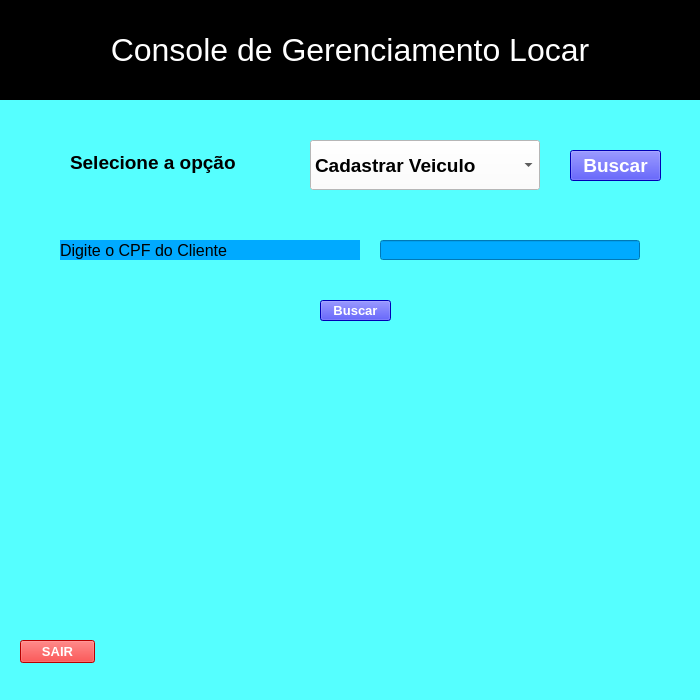
<?xml version="1.0" encoding="UTF-8"?>
<ui version="4.0">
 <class>Locar_Cadastro_Veiculo</class>
 <widget class="QMainWindow" name="Locar_Cadastro_Veiculo">
  <property name="geometry">
   <rect>
    <x>0</x>
    <y>0</y>
    <width>700</width>
    <height>700</height>
   </rect>
  </property>
  <property name="minimumSize">
   <size>
    <width>700</width>
    <height>700</height>
   </size>
  </property>
  <property name="maximumSize">
   <size>
    <width>700</width>
    <height>750</height>
   </size>
  </property>
  <property name="windowTitle">
   <string>Locar</string>
  </property>
  <property name="styleSheet">
   <string notr="true">background-color: rgb(255, 255, 255);
background-color: rgb(85, 255, 255);
</string>
  </property>
  <widget class="QWidget" name="centralwidget">
   <widget class="QLabel" name="subtitulo_console">
    <property name="geometry">
     <rect>
      <x>0</x>
      <y>0</y>
      <width>700</width>
      <height>100</height>
     </rect>
    </property>
    <property name="sizePolicy">
     <sizepolicy hsizetype="Preferred" vsizetype="Preferred">
      <horstretch>0</horstretch>
      <verstretch>0</verstretch>
     </sizepolicy>
    </property>
    <property name="minimumSize">
     <size>
      <width>700</width>
      <height>100</height>
     </size>
    </property>
    <property name="maximumSize">
     <size>
      <width>700</width>
      <height>100</height>
     </size>
    </property>
    <property name="font">
     <font>
      <pointsize>24</pointsize>
     </font>
    </property>
    <property name="styleSheet">
     <string notr="true">background-color: rgb(0, 0, 0);
color: rgb(255, 255, 255);</string>
    </property>
    <property name="lineWidth">
     <number>8</number>
    </property>
    <property name="midLineWidth">
     <number>5</number>
    </property>
    <property name="text">
     <string>Console de Gerenciamento Locar</string>
    </property>
    <property name="textFormat">
     <enum>Qt::PlainText</enum>
    </property>
    <property name="scaledContents">
     <bool>false</bool>
    </property>
    <property name="alignment">
     <set>Qt::AlignCenter</set>
    </property>
   </widget>
   <widget class="QPushButton" name="pushButton">
    <property name="geometry">
     <rect>
      <x>570</x>
      <y>150</y>
      <width>91</width>
      <height>31</height>
     </rect>
    </property>
    <property name="font">
     <font>
      <pointsize>14</pointsize>
      <weight>75</weight>
      <bold>true</bold>
     </font>
    </property>
    <property name="styleSheet">
     <string notr="true">background-color: rgb(0, 0, 255);
color: rgb(255, 255, 255);</string>
    </property>
    <property name="text">
     <string>Buscar</string>
    </property>
   </widget>
   <widget class="QLabel" name="texto_selecione_opcao">
    <property name="geometry">
     <rect>
      <x>70</x>
      <y>140</y>
      <width>180</width>
      <height>45</height>
     </rect>
    </property>
    <property name="minimumSize">
     <size>
      <width>180</width>
      <height>45</height>
     </size>
    </property>
    <property name="maximumSize">
     <size>
      <width>160</width>
      <height>45</height>
     </size>
    </property>
    <property name="font">
     <font>
      <pointsize>14</pointsize>
      <weight>75</weight>
      <bold>true</bold>
     </font>
    </property>
    <property name="styleSheet">
     <string notr="true"/>
    </property>
    <property name="text">
     <string>Selecione a opção</string>
    </property>
   </widget>
   <widget class="QLineEdit" name="lineEdit_5">
    <property name="geometry">
     <rect>
      <x>380</x>
      <y>240</y>
      <width>260</width>
      <height>20</height>
     </rect>
    </property>
    <property name="minimumSize">
     <size>
      <width>260</width>
      <height>20</height>
     </size>
    </property>
    <property name="maximumSize">
     <size>
      <width>260</width>
      <height>20</height>
     </size>
    </property>
    <property name="styleSheet">
     <string notr="true">background-color: rgb(0, 170, 255);</string>
    </property>
    <property name="text">
     <string/>
    </property>
   </widget>
   <widget class="QLabel" name="label5">
    <property name="geometry">
     <rect>
      <x>60</x>
      <y>240</y>
      <width>300</width>
      <height>20</height>
     </rect>
    </property>
    <property name="minimumSize">
     <size>
      <width>300</width>
      <height>20</height>
     </size>
    </property>
    <property name="maximumSize">
     <size>
      <width>300</width>
      <height>20</height>
     </size>
    </property>
    <property name="font">
     <font>
      <pointsize>12</pointsize>
      <weight>50</weight>
      <bold>false</bold>
     </font>
    </property>
    <property name="styleSheet">
     <string notr="true">background-color: rgb(0, 170, 255);</string>
    </property>
    <property name="text">
     <string>Digite o CPF do Cliente</string>
    </property>
    <property name="alignment">
     <set>Qt::AlignLeading|Qt::AlignLeft|Qt::AlignVCenter</set>
    </property>
   </widget>
   <widget class="QPushButton" name="pushButton_3">
    <property name="geometry">
     <rect>
      <x>320</x>
      <y>300</y>
      <width>71</width>
      <height>21</height>
     </rect>
    </property>
    <property name="font">
     <font>
      <pointsize>10</pointsize>
      <weight>75</weight>
      <bold>true</bold>
     </font>
    </property>
    <property name="styleSheet">
     <string notr="true">background-color: rgb(0, 0, 255);
color: rgb(255, 255, 255);</string>
    </property>
    <property name="text">
     <string>Buscar</string>
    </property>
   </widget>
   <widget class="QPushButton" name="pushButton_2">
    <property name="geometry">
     <rect>
      <x>20</x>
      <y>640</y>
      <width>75</width>
      <height>23</height>
     </rect>
    </property>
    <property name="font">
     <font>
      <pointsize>10</pointsize>
      <weight>75</weight>
      <bold>true</bold>
     </font>
    </property>
    <property name="styleSheet">
     <string notr="true">background-color: rgb(255, 0, 0);
color: rgb(255, 255, 255);
border-color: rgb(255, 0, 255);</string>
    </property>
    <property name="text">
     <string>SAIR</string>
    </property>
   </widget>
   <widget class="QComboBox" name="opcoes_combo_box">
    <property name="geometry">
     <rect>
      <x>310</x>
      <y>140</y>
      <width>230</width>
      <height>50</height>
     </rect>
    </property>
    <property name="minimumSize">
     <size>
      <width>230</width>
      <height>50</height>
     </size>
    </property>
    <property name="maximumSize">
     <size>
      <width>230</width>
      <height>50</height>
     </size>
    </property>
    <property name="font">
     <font>
      <pointsize>14</pointsize>
      <weight>75</weight>
      <bold>true</bold>
     </font>
    </property>
    <property name="layoutDirection">
     <enum>Qt::LeftToRight</enum>
    </property>
    <property name="autoFillBackground">
     <bool>false</bool>
    </property>
    <property name="styleSheet">
     <string notr="true">background-color: rgb(255, 255, 255);</string>
    </property>
    <item>
     <property name="text">
      <string>Cadastrar Veiculo</string>
     </property>
    </item>
    <item>
     <property name="text">
      <string>Cadastrar Reserva</string>
     </property>
    </item>
    <item>
     <property name="text">
      <string>Cadastrar Cliente</string>
     </property>
    </item>
    <item>
     <property name="text">
      <string>Consultar Veiculo</string>
     </property>
    </item>
    <item>
     <property name="text">
      <string>Consultar Reserva</string>
     </property>
    </item>
    <item>
     <property name="text">
      <string>Consultar Cliente</string>
     </property>
    </item>
   </widget>
  </widget>
  <widget class="QStatusBar" name="statusbar"/>
 </widget>
 <resources/>
 <connections/>
</ui>
